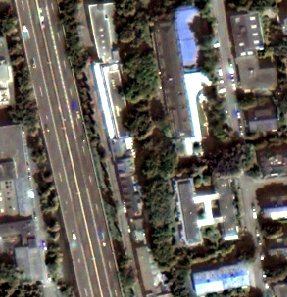
#> input picture Input 1/Condition 1/ORIGINAL IMAGE.jpg, 287 x 297 px
$ python GNR602.py   (older library calls are emulated)
#> lines starting #> are read from the running program, lines starting #| are printed output that depends on the picture
#importing required libraries
import numpy as np
import cv2
from skimage.feature import graycomatrix, graycoprops # for GLCM
from sklearn.model_selection import train_test_split #for test and train data spliting
from sklearn.svm import SVC #SVM
import joblib
from sklearn.ensemble import RandomForestClassifier
from sklearn.neural_network import MLPClassifier
import time
import tkinter as tk
from tkinter import filedialog
#FOR OPENING THE FILE LOCATION FOR IMAGE
# Create a Tkinter window
root = tk.Tk()
# Hide the main window since we only need the file dialog
root.withdraw()
# Open a file dialog and allow the user to select a file
print("Select image file")
file_path = filedialog.askopenfilename()
#> the answer given: Input 1/Condition 1/ORIGINAL IMAGE.jpg
# Display the selected file path
print("Selected file path:", file_path)
# Ask user to select a directory to save files
print("Select Output save location")
save_location = filedialog.askdirectory()
#> the answer given: Input 1/Condition 1
print("Selected Directory:", save_location)

#read the image
image = cv2.imread(file_path)
#> image is the input picture: shape (297, 287, 3); mean B, G, R 88.1, 95.7, 100.5
#convert to greyscale
img_grey = cv2.cvtColor(image, cv2.COLOR_BGR2GRAY)
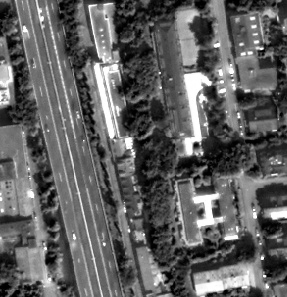
#> img_grey: shape (297, 287); min 0, max 255, mean 96.3
#print(img_grey)
#print(image)
#shape of the image pixel array
image_shape = np.shape(image)
#> image_shape = (297, 287, 3)
height = image_shape[0]
#> height = 297
width = image_shape[1]
#> width = 287
number_colors = image_shape[2]
#> number_colors = 3
print('Height',height,'Width',width,'Depth',number_colors)
#| Height 297 Width 287 Depth 3
print("Number of Pixels",height*width)
#| Number of Pixels 85239
#display the image
# Create a named window
cv2.namedWindow('ORIGINAL IMAGE', cv2.WINDOW_NORMAL)
# Set the window size
cv2.resizeWindow('ORIGINAL IMAGE', 750, 750)
# Move the window to a new location
cv2.moveWindow('ORIGINAL IMAGE', 0, 0)
#display image
cv2.imshow("ORIGINAL IMAGE",image)
cv2.waitKey(10)
#save image
image_file_name = save_location + '/ORIGINAL IMAGE.jpg'
cv2.imwrite(image_file_name,image)
cv2.destroyAllWindows()


count=0
prev_count = 0
while (count== prev_count):
  # Ask user for input
#> (the run stopped early here; a loop or call above may not have finished)
